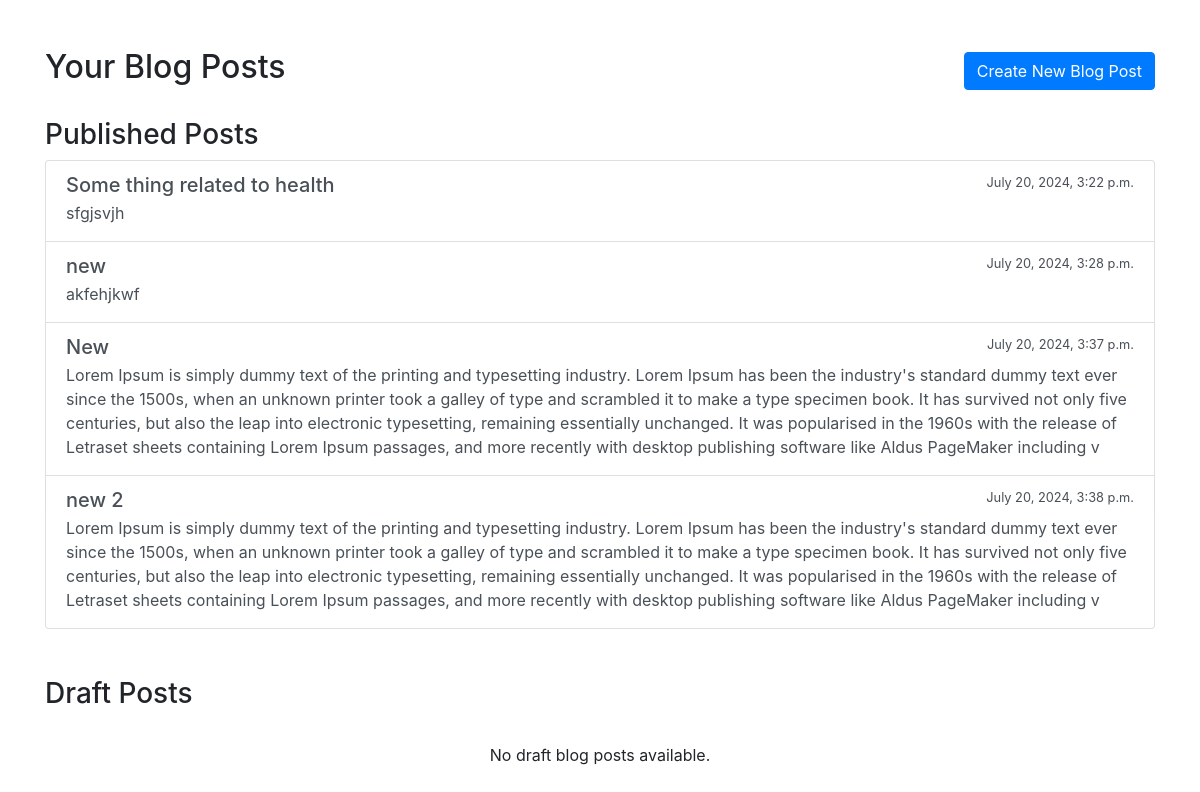
The page /doctor-blogs/ (signed in) on the database its author committed.
### accounts/models.py (models this page shows, shortened)
class BlogPost(models.Model):
    title = models.CharField(max_length=200)
    image = models.ImageField(upload_to='blog_images/')
    category = models.ForeignKey(Category, on_delete=models.CASCADE)
    summary = models.TextField(max_length=500)
    content = models.TextField()
    author = models.ForeignKey(User, on_delete=models.CASCADE)
    draft = models.BooleanField(default=True)
    created_at = models.DateTimeField(auto_now_add=True)
    updated_at = models.DateTimeField(auto_now=True)

### accounts/views.py (the view)
# urls.py: path('doctor-blogs/', doctor_blog_list, name='doctor_blog_list'),
def doctor_blog_list(request):
    if not request.user.is_doctor:
        return HttpResponseForbidden("You are not authorized to view this page.")
    published_posts = BlogPost.objects.filter(author=request.user, draft=False)
    draft_posts = BlogPost.objects.filter(author=request.user, draft=True)
    return render(request, 'doctor_blog_list.html', {
        'published_posts': published_posts,
        'draft_posts': draft_posts
    })

### templates/doctor_blog_list.html (shortened to what this page needs)
<!DOCTYPE html>
<html lang="en">
<head>
    <link href="https://stackpath.bootstrapcdn.com/bootstrap/4.5.2/css/bootstrap.min.css" rel="stylesheet">
</head>
<body>
    <div class="container mt-5">
        <div class="d-flex justify-content-between align-items-center mb-4">
            <h2>Your Blog Posts</h2>
            <a href="{% url 'create_blog_post' %}" class="btn btn-primary">Create New Blog Post</a>
        </div>
        <h3>Published Posts</h3>
        <div class="list-group mb-5">
            {% for post in published_posts %}
                <a href="{% url 'blog_detail' post.id %}" class="list-group-item list-group-item-action">
                    <div class="d-flex w-100 justify-content-between">
                        <h5 class="mb-1">{{ post.title }}</h5>
                        <small>{{ post.created_at|date:"F j, Y, g:i a" }}</small>
                    </div>
                    <p class="mb-1">{{ post.summary }}</p>
                </a>
            {% endfor %}
        </div>
        <h3>Draft Posts</h3>
        <div class="list-group">
            {% if not draft_posts %}
                <p class="text-center mt-4">No draft blog posts available.</p>
            {% endif %}
        </div>
    </div>
</body>
</html>

### rows shown on the page
BlogPost: title "Some thing related to health", created_at "July 20, 2024, 3:22 p.m.", summary "sfgjsvjh"
BlogPost: title "new", created_at "July 20, 2024, 3:28 p.m.", summary "akfehjkwf"
BlogPost: title "New", created_at "July 20, 2024, 3:37 p.m.", summary "Lorem Ipsum is simply dummy text of the printing and typesetting industry. Lorem Ipsum has been the industry's standard dummy text ever since the 1500s, when an unknown printer took a galley of type and scrambled it to make a type specimen book. It has survived not only five centuries, but also the leap into electronic typesetting, remaining essentially unchanged. It was popularised in the 1960s with the release of Letraset sheets containing Lorem Ipsum passages, and more recently with desktop publishing software like Aldus PageMaker including v"
BlogPost: title "new 2", created_at "July 20, 2024, 3:38 p.m.", summary "Lorem Ipsum is simply dummy text of the printing and typesetting industry. Lorem Ipsum has been the industry's standard dummy text ever since the 1500s, when an unknown printer took a galley of type and scrambled it to make a type specimen book. It has survived not only five centuries, but also the leap into electronic typesetting, remaining essentially unchanged. It was popularised in the 1960s with the release of Letraset sheets containing Lorem Ipsum passages, and more recently with desktop publishing software like Aldus PageMaker including v"
